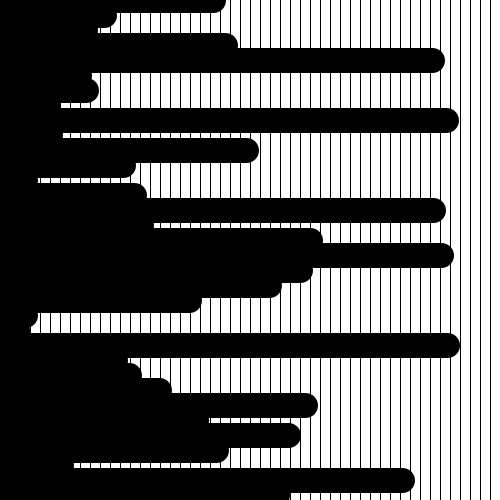
Frame 1 (no input)
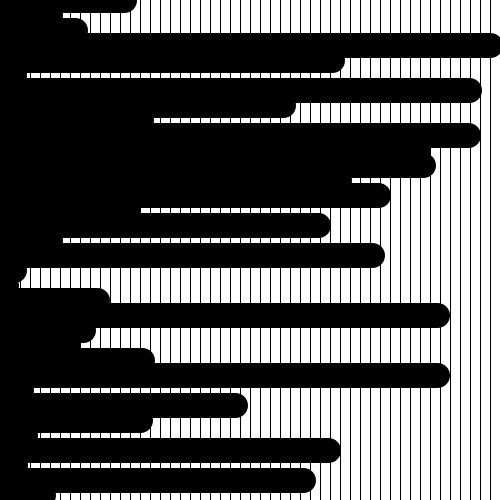
Frame 60 (the mouse pressed at the canvas centre just before this capture)
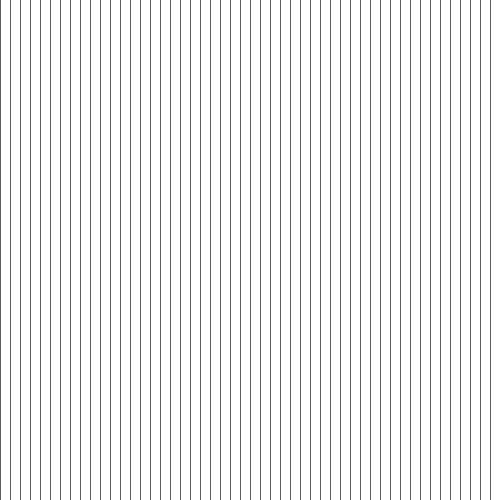
Frame 120 (the mouse held since frame 60 and released just before this capture)

The Processing sketch that drew these frames (run headless with seeded random() and noise(); from frame 60 on, the mouse is pressed at the canvas centre):

// Processing sketch: processing_36800
// ── processing_36800.pde

void setup () {
  size (500, 500);
  frameRate (30);
}
void draw () {
  background (255);
  smooth ();
  strokeWeight (1);
  for (int y=0; y< width; y+=10) {
    for (int x=0; x<height; x+=15) {
      float linelengths= random (50, 400);
      line (y, 0, y, width);
    }
  }
  
  float greyVal = map(mouseX, 100, width, 0, 255); 
  float greyStro = map(mouseX, 0, 225, 25, 0);
  stroke (greyVal);
  
  if (mouseX< 225) {
    for (int x=0; x<500; x=x+15){
      strokeWeight( greyStro);
      line (0, x, random(0, 501), x);
      
    }
  }
}
